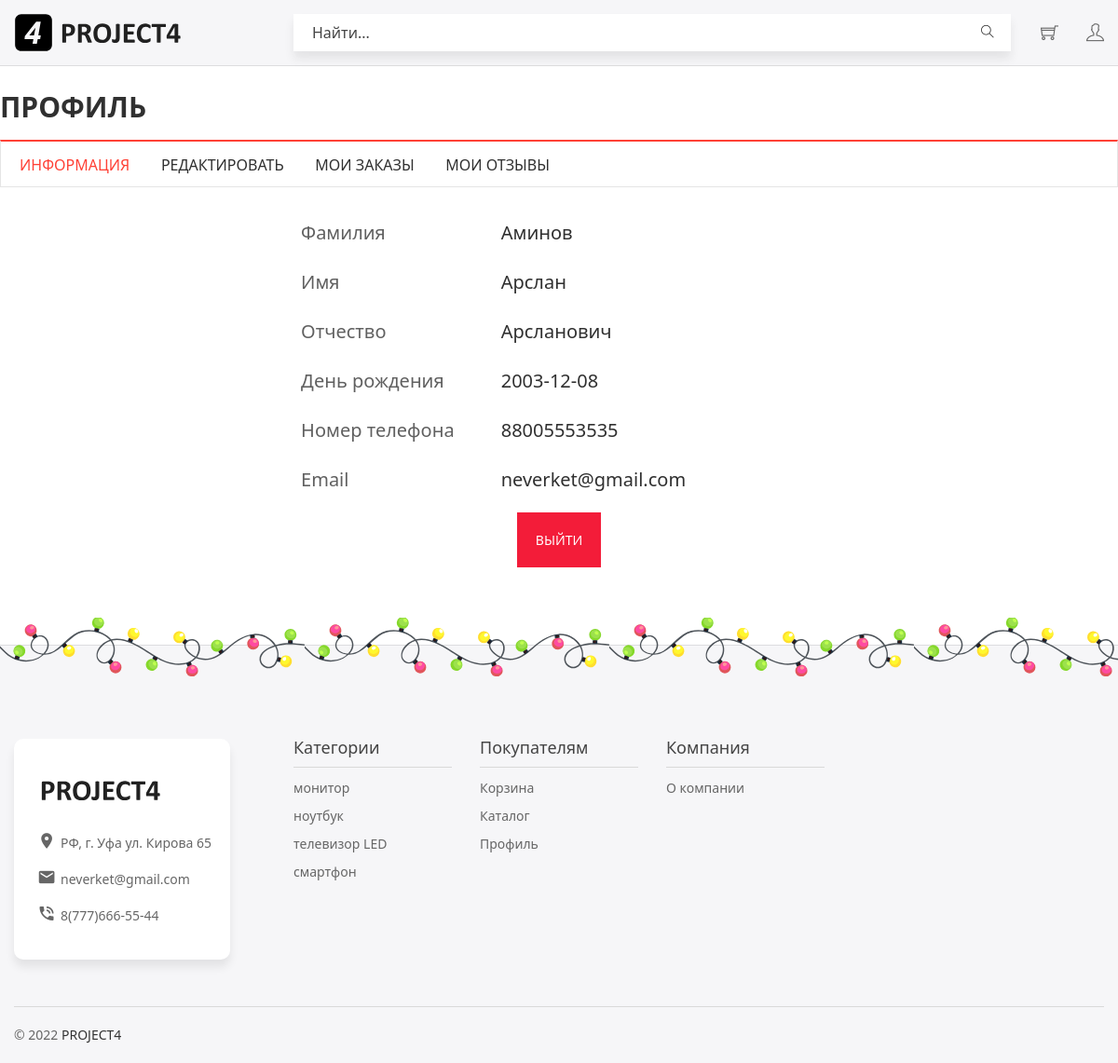
/Project/profile.php (signed in), run on the app's committed database.
### tables this page shows
CREATE TABLE `users` (
  `idUsers` int NOT NULL,
  `SurnameUser` varchar(45) NOT NULL,
  `NameUser` varchar(45) NOT NULL,
  `LastnameUser` varchar(45) DEFAULT NULL,
  `BirthDay` date NOT NULL,
  `Email` varchar(45) NOT NULL,
  `TelNumber` varchar(20) NOT NULL,
  `Password` varchar(45) NOT NULL,
  `IdRole` int DEFAULT NULL
);

CREATE TABLE `category` (
  `IdCategory` int NOT NULL,
  `NameCategory` varchar(45) NOT NULL
);

### Project/profile.php (the view, shortened to what this page needs)
<?php
require "connectDB.php";
if (isset($_SESSION['idUsers'])) {
    $query = 'select * from `users` where idUsers = ' . $_SESSION["idUsers"];
    $result = mysqli_query($db, $query);
    $user = mysqli_fetch_row($result);
?>
    <!doctype html>
    <html class="no-js" lang="en">
    <head>
        <link rel="stylesheet" href="css/bootstrap.min.css">
        <link rel="stylesheet" href="css/owl.carousel.min.css">
        <link rel="stylesheet" href="css/owl.theme.default.min.css">
        <link rel="stylesheet" href="css/core.css">
        <link rel="stylesheet" href="css/shortcode/shortcodes.css">
        <link rel="stylesheet" href="style.css">
        <link rel="stylesheet" href="css/responsive.css">
        <link rel="stylesheet" href="css/custom.css">
    </head>
    <body class="search__box__show__hide">
        <div class="wrapper fixed__footer">
            <? include('components/header.php'); ?>
            <section class="bg__white ptb--100">
                <div class="container">
                    <div class="row">
                        <?
                        if (isset($_SESSION['idUsers'])) { ?>
                            <h2 class="section-title-3 pb--20">Профиль</h2>
                            <div class="product-style-tab">
                                <div class="product-tab-list">
                                    <ul class="tab-style" role="tablist">
                                        <li class="active">
                                            <a href="#info" data-toggle="tab">
                                                <div class="tab-menu-text">
                                                    <h4>Информация </h4>
                                                </div>
                                            </a>
                                        </li>
                                        <li>
                                            <a href="#edit" data-toggle="tab">
                                                <div class="tab-menu-text">
                                                    <h4>Редактировать </h4>
                                                </div>
                                            </a>
                                        </li>
                                        <li>
                                            <a href="#orders" data-toggle="tab">
                                                <div class="tab-menu-text">
                                                    <h4>Мои заказы</h4>
                                                </div>
                                            </a>
                                        </li>
                                        <li>
                                            <a href="#comments" data-toggle="tab">
                                                <div class="tab-menu-text">
                                                    <h4>Мои отзывы</h4>
                                                </div>
                                            </a>
                                        </li>
                                    </ul>
                                </div>
                                <div class="tab-content another-product-style jump pt--20">
                                    <div class="tab-pane active" id="info">
                                        <div class="row">
                                            <div class="col-md-6 col-md-offset-3">
                                                <div role="tabpanel" class="single__tabs__panel tab-pane fade active in">
                                                    <form class="сharacteristics_list" method="post">
                                                        <div class="сharacteristic_row">
                                                            <div class="сharacteristic_name vert-middle">Фамилия</div>
                                                            <div class="сharacteristic_value wide"><?= $user[1] ?></div>
                                                        </div>
                                                        <div class="сharacteristic_row">
                                                            <div class="сharacteristic_name vert-middle">Имя</div>
                                                            <div class="сharacteristic_value wide"><?= $user[2] ?></div>
                                                        </div>
                                                        <div class="сharacteristic_row">
                                                            <div class="сharacteristic_name vert-middle">Отчество</div>
                                                            <div class="сharacteristic_value wide"><?= $user[3] ?></div>
                                                        </div>
                                                        <div class="сharacteristic_row">
                                                            <div class="сharacteristic_name vert-middle">День рождения</div>
                                                            <div class="сharacteristic_value wide"><?= $user[4] ?></div>
                                                        </div>
                                                        <div class="сharacteristic_row">
                                                            <div class="сharacteristic_name vert-middle">Номер телефона</div>
                                                            <div class="сharacteristic_value wide"><?= $user[6] ?></div>
                                                        </div>
                                                        <div class="сharacteristic_row">
                                                            <div class="сharacteristic_name vert-middle">Email</div>
                                                            <div class="сharacteristic_value wide"><?= $user[5] ?></div>
                                                        </div>
                                                    </form>
                                                    <br>
                                                    <div class="htc__login__btn red">
                                                        <a class="p--20 btn-red" href="exit.php">ВЫЙТИ</a>
                                                    </div>
                                                </div>
                                            </div>
                                        </div>
                                    </div>
                                </div>
                            </div>
                        <? } else {
                            header("Location: login-register.php");
                        } ?>
                    </div>
                </div>
            </section>
            <? include('components/footer.php'); ?>
        </div>
    </body>
    </html>
<? session_write_close();
} else {
    session_write_close();
    header("Location: login-register.php");
} ?>

### Project/components/header.php (shortened to what this page needs)
<header id="header" class="htc-header header--3 bg__white">
   <div id="sticky-header-with-topbar" class="mainmenu__area sticky__header scroll-header">
        <div class="container">
            <div class="row">
                <div class="col-md-3 col-lg-3 col-sm-6 col-xs-6">
                    <div class="logo">
                        <a href="index.php">
                            <img src="images/logo/logo2.svg" alt="logo">
                            <img src="images/logo/project4.svg" alt="logo">
                        </a>
                    </div>
                </div>
                    <div class="col-md-8 col-lg-8" >
                        <div class="search__area">
                            <div class="search__inner">
                                <form action="catalog.php?" method="get">
                                    <input placeholder="Найти... " type="text" name="search">
                                    <button type="submit"><span class="ti-search"></span></button>
                                </form>
                            </div>
                        </div>
                    </div>
                <div class="col-md-1 col-lg-1 col-sm-6 col-xs-6">
                    <ul class="menu-extra">
                        <li><a href="cart.php"><span class="ti-shopping-cart"></span></a></li>
                        <?
                        if (isset($_SESSION['idUsers'])) { ?>
                            <li><a href="profile.php"><span class="ti-user"></span></a></li>
                        <? } else { ?>
                            <li><a href="login-register.php"><span class="ti-user"></span></a></li>
                        <? }
                        ?>
                    </ul>
                </div>
            </div>
        </div>
    </div>
</header>

### Project/components/footer.php
<footer>
    <div class="container">
        <div class="row">
            <div class="footer__container clearfix">
                <div class="col-md-4 col-lg-3 col-sm-5">
                    <div class="ft__widget separate-window">
                        <div class="ft__logo">
                            <a href="/images/dev_profiles/adun.gif">
                                <img src="images/logo/project4.svg" alt="footer logo">
                            </a>
                        </div>
                        <div class="footer-address">
                            <ul>
                                <li>
                                    <div class="address-icon">
                                        <i class="zmdi zmdi-pin"></i>
                                    </div>
                                    <div class="address-text">
                                        <p>РФ, г. Уфа ул. Кирова 65</p>
                                    </div>
                                </li>
                                <li>
                                    <div class="address-icon">
                                        <i class="zmdi zmdi-email"></i>
                                    </div>
                                    <div class="address-text">
                                        <a href="#"> neverket@gmail.com</a>
                                    </div>
                                </li>
                                <li>
                                    <div class="address-icon">
                                        <i class="zmdi zmdi-phone-in-talk"></i>
                                    </div>
                                    <div class="address-text">
                                        <p>8(777)666-55-44 </p>
                                    </div>
                                </li>
                            </ul>
                        </div>
                    </div>
                </div>
                <div class="col-md-3 col-lg-2 col-sm-6 smt-30 xmt-30">
                    <div class="ft__widget">
                        <h2 class="ft__title">Категории</h2>
                        <ul class="footer-categories">
                            <?
                            $query = 'select namecategory from category';
                            $result = mysqli_query($db, $query);
                            $final = mysqli_fetch_all($result);
                            foreach ($final as $q) { ?>
                                <li><a href="/catalog.php?category=<?= $q[0] ?>"> <?= $q[0] ?> </a></li>
                            <? } ?>
                        </ul>
                    </div>
                </div>
                <div class="col-md-3 col-lg-2 col-sm-6 smt-30 xmt-30">
                    <div class="ft__widget">
                        <h2 class="ft__title">Покупателям</h2>
                        <ul class="footer-categories">
                            <li><a href="cart.php">Корзина</a></li>
                            <li><a href="catalog.php">Каталог</a></li>
                            <li><a href="profile.php">Профиль</a></li>
                        </ul>
                    </div>
                </div>
                <div class="col-md-3 col-lg-2 col-sm-6 smt-30 xmt-30">
                    <div class="ft__widget">
                        <h2 class="ft__title">Компания</h2>
                        <ul class="footer-categories">
                            <li><a href="about.php">О компании</a></li>
                        </ul>
                    </div>
                </div>
            </div>
        </div>
        <div class="htc__copyright__area">
            <div class="row">
                <div class="col-md-12 col-lg-12 col-sm-12 col-xs-12">
                    <div class="copyright__inner">
                        <div class="copyright">
                            <p>© 2022 <a href="index.php">PROJECT4</a></p>
                        </div>
                    </div>
                </div>
            </div>
        </div>
    </div>
</footer>

### Project/css/shortcode/default.css (style rules this page uses)
*, h1, h2, h3, h4, h5, h6, p, ul, a { margin: 0; padding: 0; }
html { font-size: 100%; }
body { font-family: 'Noto Sans', sans-serif; color: #303030; font-weight: 400; font-size: 14px; line-height: 24px; -webkit-font-smoothing: antialiased; -moz-osx-font-smoothing: grayscale; }
p { font-family: 'Noto Sans', sans-serif; color: #303030; font-weight: 400; font-size: 14px; line-height: 24px; }
h1, h2, h3, h4, h5, h6, .h1, .h2, .h3, .h4, .h5, .h6 { font-family: 'Noto Sans', sans-serif; color: #303030; font-weight: 400; font-variant-ligatures: common-ligatures; margin-top: 0; margin-bottom: 0; }
h2, .h2 { font-size: 30px; font-weight: 400; }
h4, .h4 { font-size: 14px; font-weight: 400; }
ul, ol { list-style: none; }
a { color: #333; }
body { overflow-x: hidden; }
a, .btn { -webkit-transition: all 0.3s ease-out 0s; -moz-transition: all 0.3s ease-out 0s; -ms-transition: all 0.3s ease-out 0s; -o-transition: all 0.3s ease-out 0s; transition: all 0.3s ease-out 0s; }
input, select, textarea { -webkit-transition: all 0.5s ease-out 0s; -moz-transition: all 0.5s ease-out 0s; -ms-transition: all 0.5s ease-out 0s; -o-transition: all 0.5s ease-out 0s; transition: all 0.5s ease-out 0s; }
img, .img { max-width: 100%; transition: all 0.3s ease-out 0s; }
p + img, img:last-child { margin-bottom: 0; }
body { background: #fff; }
.bg__white { background: #fff; }
input[type=text], input[type=email], input[type=password] { width: 100%; }
.pt--20 { padding-top: 20px }
.pb--20 { padding-bottom: 20px }
.ptb--100 { padding: 100px 0 }

### Project/css/shortcode/footer.css (style rules this page uses)
footer { border-top: 1px solid rgba(0, 0, 0, 0.1); background-color: rgba(246, 246, 248, 0.9); }
.footer__container { padding-bottom: 50px; padding-top: 100px; }
.htc__copyright__area { border-top: 1px solid #d9d9d9; }
.copyright__inner { align-items: center; display: flex; height: 60px; justify-content: space-between; }
.ft__logo { display: flex; margin-bottom: 10px; }
.ft__logo a img { height: 70px; }
.ft__title { color: #444444; font-size: 18px; font-weight: 500; margin-bottom: 10px; text-transform: capitalize; border-bottom: 1px solid #d9d9d9; padding-bottom: 10px; }
.copyright p { color: #666666; font-size: 14px; }
.footer-address ul li { display: flex; margin-bottom: 15px; overflow: hidden; }
.footer-address ul li .address-text p , .footer-address ul li .address-text a { color: #666666; margin-bottom: 18px; margin: 0; }
.footer-address ul li .address-icon i { color: #666666; font-size: 20px; margin: 0 auto; }
.address-icon { display: inline-block; width: 30px; display: flex; }
.footer-categories li { margin-bottom: 6px; }
.footer-categories li:last-child { margin-bottom: 0px; }
.footer-categories li a { color: #666; }
.copyright a { text-transform: capitalize; }
.separate-window { box-shadow: 0 8px 10px rgb(0 0 0 / 8%); border-radius: 10px; background-color: #fff; padding: 20px; width: fit-content; }

### data on the page
users: SurnameUser "Аминов", NameUser "Арслан", LastnameUser "Арсланович", BirthDay "2003-12-08", TelNumber "88005553535", Email "neverket@gmail.com"
category: NameCategory "монитор"
category: NameCategory "ноутбук"
category: NameCategory "телевизор LED"
category: NameCategory "смартфон"
